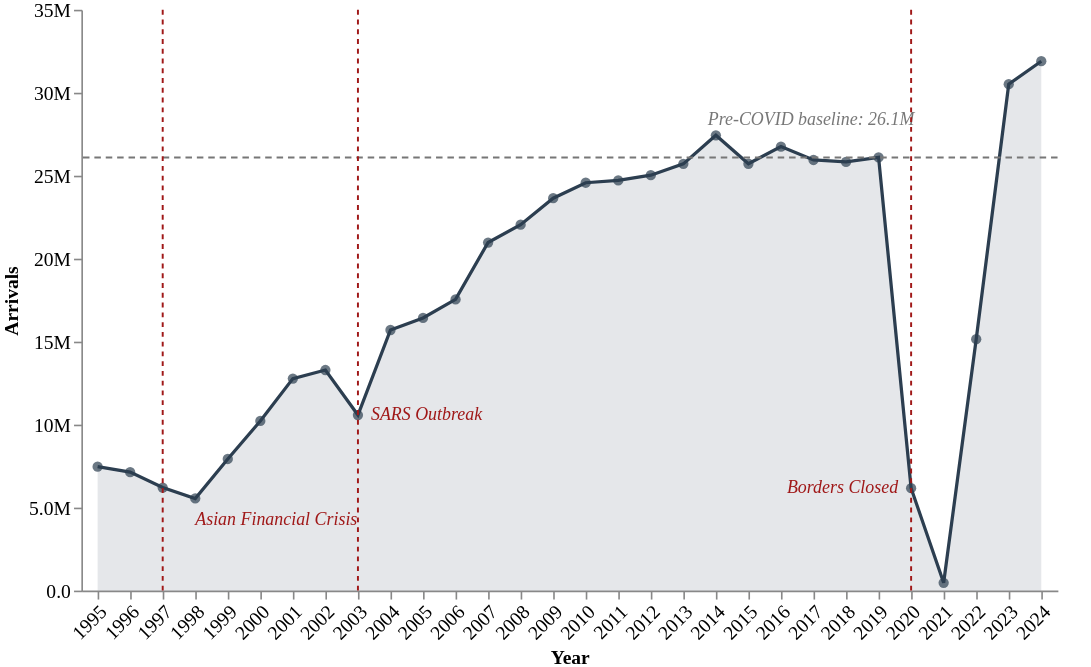

Specify this chart in Vega-Lite:
### Vega-Lite specification from a JSON file in a GitHub repository (floating-point values rounded to 4 significant figures)
{"$schema": "https://vega.github.io/schema/vega-lite/v5.json", "width": "container", "height": 410, "autosize": "fit", "padding": {"top": 0, "bottom": 0, "left": 0, "right": 20}, "data": {"values": [{"year": 1995, "arrivals": 7469000}, {"year": 1996, "arrivals": 7138000}, {"year": 1997, "arrivals": 6211000}, {"year": 1998, "arrivals": 5551000}, {"year": 1999, "arrivals": 7931000}, {"year": 2000, "arrivals": 10222000}, {"year": 2001, "arrivals": 12775000}, {"year": 2002, "arrivals": 13292000}, {"year": 2003, "arrivals": 10577000}, {"year": 2004, "arrivals": 15703000}, {"year": 2005, "arrivals": 16431000}, {"year": 2006, "arrivals": 17547000}, {"year": 2007, "arrivals": 20973000}, {"year": 2008, "arrivals": 22052000}, {"year": 2009, "arrivals": 23646000}, {"year": 2010, "arrivals": 24577000}, {"year": 2011, "arrivals": 24714000}, {"year": 2012, "arrivals": 25033000}, {"year": 2013, "arrivals": 25715000}, {"year": 2014, "arrivals": 27437000}, {"year": 2015, "arrivals": 25721000}, {"year": 2016, "arrivals": 26757000}, {"year": 2017, "arrivals": 25948000}, {"year": 2018, "arrivals": 25832000}, {"year": 2019, "arrivals": 26101000}, {"year": 2020, "arrivals": 6172008}, {"year": 2021, "arrivals": 470559}, {"year": 2022, "arrivals": 15148512}, {"year": 2023, "arrivals": 30515304}, {"year": 2024, "arrivals": 31899166}]}, "layer": [{"mark": {"type": "area", "line": {"color": "#2c3e50", "strokeWidth": 2}, "color": "#2c3e50", "fillOpacity": 0.12}, "encoding": {"x": {"field": "year", "type": "ordinal", "axis": {"title": "Year", "titleFont": "DM Sans", "titleFontSize": 12, "labelFont": "DM Sans", "labelFontSize": 12, "labelAngle": -45, "grid": false}}, "y": {"field": "arrivals", "type": "quantitative", "axis": {"title": "Arrivals", "format": ".2s", "labelFont": "DM Sans", "labelFontSize": 12, "titleFont": "DM Sans", "titleFontSize": 12, "grid": false}}}}, {"mark": {"type": "point", "filled": true, "size": 40, "color": "#2c3e50"}, "encoding": {"x": {"field": "year", "type": "ordinal"}, "y": {"field": "arrivals", "type": "quantitative"}, "tooltip": [{"field": "year", "type": "ordinal", "title": "Year"}, {"field": "arrivals", "type": "quantitative", "title": "Arrivals", "format": ","}]}}, {"mark": {"type": "rule", "color": "#777777", "strokeDash": [4, 3], "strokeWidth": 1.2}, "data": {"values": [{"y": 26101000}]}, "encoding": {"y": {"field": "y", "type": "quantitative"}}}, {"mark": {"type": "text", "align": "left", "baseline": "bottom", "dx": -5, "dy": -18, "fontSize": 11, "fontStyle": "italic", "color": "#777777", "font": "DM Sans"}, "data": {"values": [{"year": 2014, "y": 26101000, "label": "Pre-COVID baseline: 26.1M"}]}, "encoding": {"x": {"field": "year", "type": "ordinal"}, "y": {"field": "y", "type": "quantitative"}, "text": {"field": "label", "type": "nominal"}}}, {"mark": {"type": "rule", "strokeDash": [3, 3], "strokeWidth": 1.2, "color": "#a01818"}, "data": {"values": [{"year": 1997}]}, "encoding": {"x": {"field": "year", "type": "ordinal"}}}, {"mark": {"type": "text", "align": "left", "baseline": "middle", "dx": 20, "dy": 20, "fontSize": 11, "fontStyle": "italic", "color": "#a01818", "font": "DM Sans"}, "data": {"values": [{"year": 1997, "arrivals": 6211000, "label": "Asian Financial Crisis"}]}, "encoding": {"x": {"field": "year", "type": "ordinal"}, "y": {"field": "arrivals", "type": "quantitative"}, "text": {"field": "label", "type": "nominal"}}}, {"mark": {"type": "rule", "strokeDash": [3, 3], "strokeWidth": 1.2, "color": "#a01818"}, "data": {"values": [{"year": 2003}]}, "encoding": {"x": {"field": "year", "type": "ordinal"}}}, {"mark": {"type": "text", "align": "left", "baseline": "middle", "dx": 8, "dy": 0, "fontSize": 11, "fontStyle": "italic", "color": "#a01818", "font": "DM Sans"}, "data": {"values": [{"year": 2003, "arrivals": 10577000, "label": "SARS Outbreak"}]}, "encoding": {"x": {"field": "year", "type": "ordinal"}, "y": {"field": "arrivals", "type": "quantitative"}, "text": {"field": "label", "type": "nominal"}}}, {"mark": {"type": "rule", "strokeDash": [3, 3], "strokeWidth": 1.2, "color": "#a01818"}, "data": {"values": [{"year": 2020}]}, "encoding": {"x": {"field": "year", "type": "ordinal"}}}, {"mark": {"type": "text", "align": "right", "baseline": "middle", "dx": -8, "dy": 0, "fontSize": 11, "fontStyle": "italic", "color": "#a01818", "font": "DM Sans"}, "data": {"values": [{"year": 2020, "arrivals": 6172008, "label": "Borders Closed"}]}, "encoding": {"x": {"field": "year", "type": "ordinal"}, "y": {"field": "arrivals", "type": "quantitative"}, "text": {"field": "label", "type": "nominal"}}}], "config": {"background": "transparent", "view": {"stroke": "transparent"}}}
